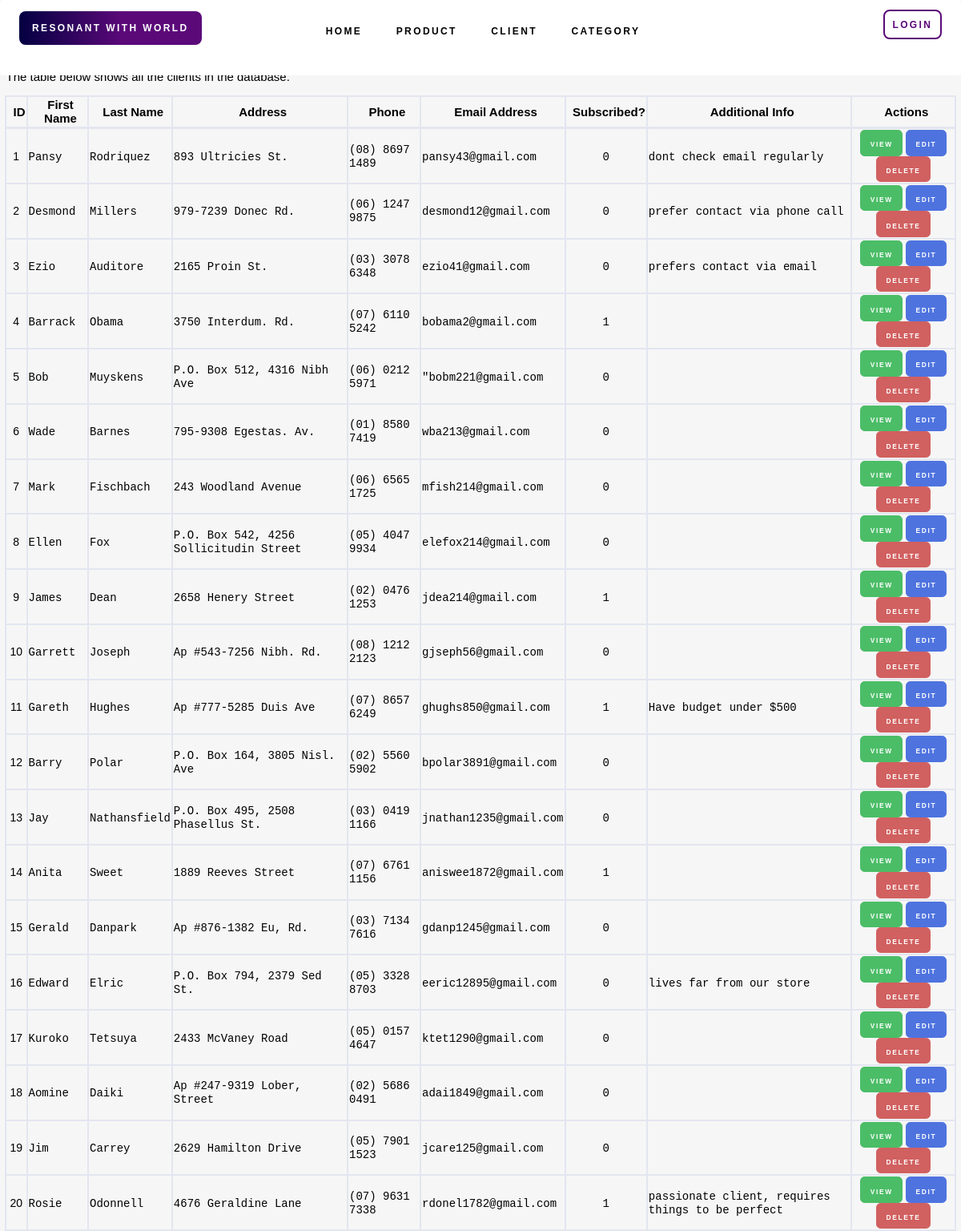
Page /client.php on the earlier database version.
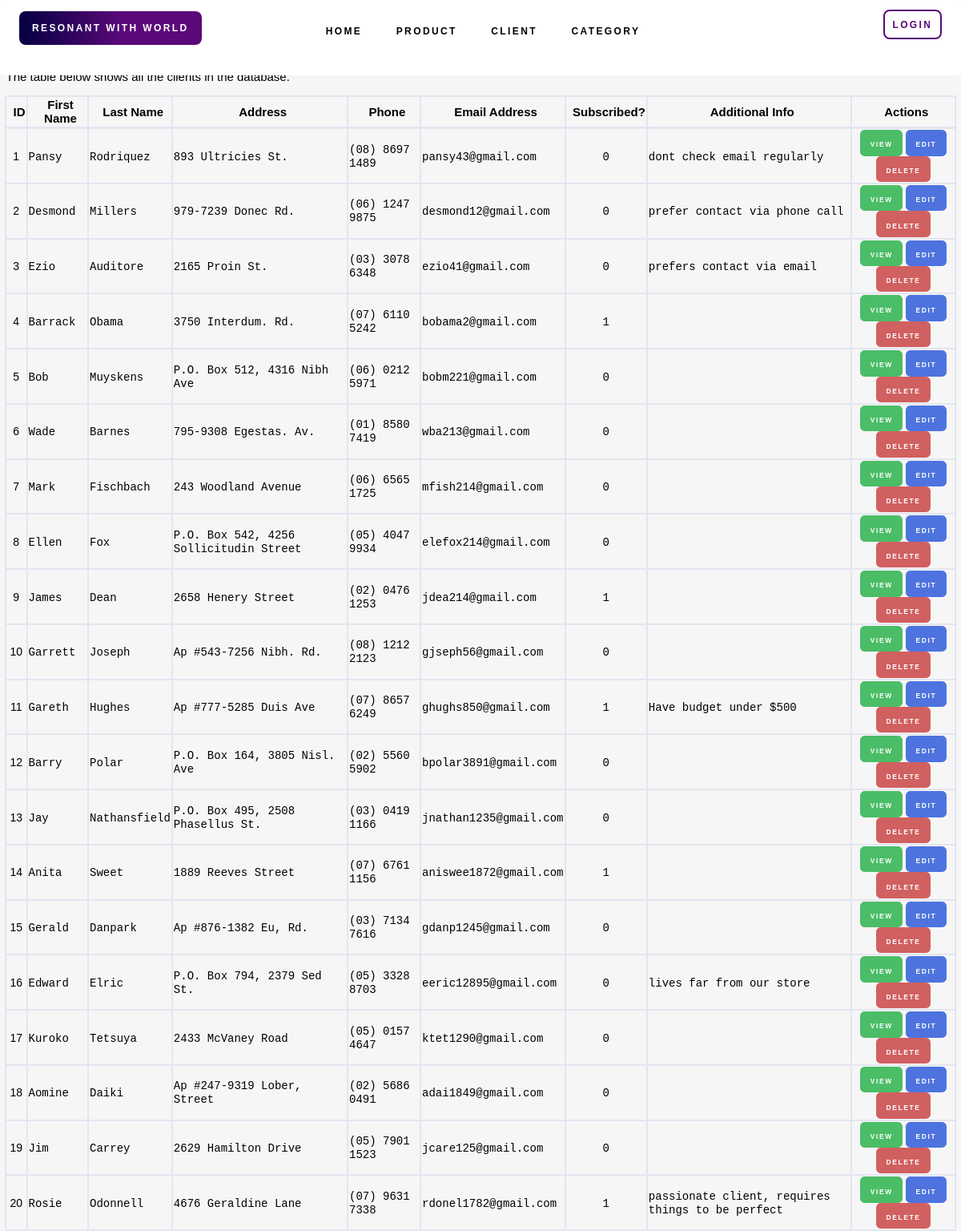
Same page on the later database version.
### tables this page shows
CREATE TABLE `client` (
  `client_id` int(11) NOT NULL,
  `client_fname` varchar(255) NOT NULL,
  `client_lname` varchar(255) NOT NULL,
  `client_address` varchar(255) NOT NULL,
  `client_phone` varchar(16) NOT NULL,
  `client_email` varchar(255) NOT NULL,
  `client_subscribed` tinyint(1) NOT NULL,
  `client_other_information` text DEFAULT NULL
);

### client.php (the view, shortened to what this page needs)
<?php
$PAGE_ID = "client";
require('TopMenu.php'); ?>
    <div id = page-body>
            <h2 class = 'title-text'>List of Clients
                <a href="client_add.php" class = 'btn btn-green'>
                <span class="button-text text-align-right">Add New Client</span>
                </a>
            </h2><br>
            <p class = 'text'>The table below shows all the clients in the database.</p>
        <?php $clients = $dbh->prepare("SELECT * FROM `client`");
                    if ($clients->execute() && $clients->rowCount() > 0): ?>
                    <form method="POST" action="client_delete.php">
                        <table class = 'center table-bordered' width="99%" cellspacing="0">
                            <thead>
                            <tr>
                                <th><span class = 'header-text'>ID</span></th>
                                <th><span class = 'header-text'>First Name</span></th>
                                <th><span class = 'header-text'>Last Name</span></th>
                                <th><span class = 'header-text'>Address</span></th>
                                <th><span class = 'header-text'>Phone</span></th>
                                <th><span class = 'header-text'>Email Address</span></th>
                                <th><span class = 'header-text'>Subscribed?</span></th>
                                <th><span class = 'header-text'>Additional Info</span></th>
                                <th><span class = 'header-text'>Actions</span></th>
                            </tr>
                            </thead>
                            <tbody>
                            <?php while ($client = $clients->fetchObject()): ?>
                                <tr>
                                    <td align = 'center'><span class = 'table-text'><?= $client->client_id ?></span></td>
                                    <td><span class = 'table-text'><code><?= $client->client_fname ?></code></span></td>
                                    <td><span class = 'table-text'><code><?= $client->client_lname ?></code></span></td>
                                    <td><span class = 'table-text'><code><?= $client->client_address ?></code></span></td>
                                    <td><span class = 'table-text'><code><?= $client->client_phone ?></code></span></td>
                                    <td><span class = 'table-text'><code><?= $client->client_email ?></code></span></td>
                                    <td align = 'center'><span class = 'table-text'><code><?= $client->client_subscribed ?></code></span></td>
                                    <td><span class = 'table-text'><code><?= $client->client_other_information ?></code></span></td>
                                    <td align = 'center'>
                                            <a class="btn btn-green" href="client_detail.php?id=<?= $client->client_id ?>" ><span class = 'button-text'>View</span></a>
                                            <a class="btn btn-blue" href="client_edit.php?id=<?= $client->client_id ?>" ><span class = 'button-text'>Edit</span></a>
                                            <button type="submit" onClick='return confirm("Are you sure you want to delete this client?")' class = 'btn btn-red' name="id" value="<?= $client->client_id ?>"><span class = 'button-text'>Delete</span></button>
                                    </td>
                                </tr>
                            <?php endwhile; ?>
                            </tbody>
                        </table>
                    </form>
                    <?php else: ?>
                        <p class="text">There are no other client information in the database. </p>
                    <?php endif; ?>
    </div>

### TopMenu.php (shortened to what this page needs)
<?php
require('connection.php');
?>
<!DOCTYPE html>
<html lang="en">
<head>
    <link rel="stylesheet" href= "./css/style.css" />
</head>
<body>
    <section id="header-wrapper">
        <div id="header" class="container">
            <div id="menu">
                <li class="logo"><a href="index.php">Resonant with world</a></li>
                <ul>
                    <li <?= ($PAGE_ID == 'home') ? ' active' : '' ?>"><a href="index.php" >Home</a></li>
                    <li <?= ($PAGE_ID == 'products') ? ' active' : '' ?>"><a href="products.php" >Product</a></li>
                    <li class = dropdown <?= ($PAGE_ID == 'clients' ) ? ' active' : '' ?>"><a class = 'dropbtn'>Client</a>
                    </li>
                    <li class = dropdown <?= ($PAGE_ID == 'category' ) ? ' active' : '' ?>"><a class = 'dropbtn'>Category</a>
                </li>
                </ul>
                <?php if (empty($PAGE_USERNAME)): ?>
                        <li class="nav-item">
                            <a class="nav-link" href="login.php">
                                Login
                            </a>
                        </li>
                    <?php endif; ?>
            </div>
    </section>

### css/style.css (style rules this page uses)
html, body { height: 100%; }
body { margin: 0px; padding: 0px; font-family: 'Rubik', sans-serif; font-weight: 400; color: #000000; }
ul { margin-top: 0; padding: 0; list-style: none; }
#menu { position: fixed; left: 0; right: 0; background: white; border-radius: 4px; z-index: 3; }
#menu ul { text-align: center; }
#menu li { display: inline-block; }
#menu li a { display: inline-block; margin-left: 0.50em; padding: 1em 1.5em; letter-spacing: 0.20em; text-decoration: none; font-size: 1vw; font-weight: 600; text-transform: uppercase; outline: 0; color: black; }
#menu li a, .dropbtn { display: inline-block; color: rgb(0, 0, 0); text-align: center; padding: 14px 16px; text-decoration: none; }
#menu .logo a { background: rgb(4,0,66); background: linear-gradient(90deg, rgba(4,0,66,1) 0%, rgba(91,9,121,1) 57%); border-radius: 8px; color: #FFF; position: absolute; margin-left: 2em; }
#menu .nav-item a { border:2px solid rgba(91,9,121,1); color: rgba(91,9,121,1); border-radius: 8px; position: absolute; right: 2em; top: 1em; padding: 0.8vw; }
.table-bordered { border: 1px solid #e3e6f0; }
.table-bordered th, .table-bordered td { border: 1px solid #e3e6f0; }
.table-bordered thead th, .table-bordered thead td { border-bottom-width: 2px; }
.text-align-right { text-align: right; }
.button-text { font-family: 'Rubik', sans-serif; display: inline-block; letter-spacing: 0.20em; text-decoration: none; font-size: 0.7vw; font-weight: 600; text-transform: uppercase; outline: 0; color: white; }
.table-text { font-family: 'Rubik', sans-serif; display: inline-block; font-weight: 200; font-size: 14px; }
.title-text { font-family: 'Rubik', sans-serif; display: inline-block; margin-left: 0.50em; letter-spacing: 0.20em; text-decoration: none; font-size: 24px; font-weight: 600; text-transform: uppercase; outline: 0; color: rgb(0, 0, 0); }
.header-text { font-family: 'Rubik', sans-serif; margin-left: 0.50em; display: inline-block; text-decoration: none; font-size: 15px; font-weight: 600; outline: 0; color: rgb(0, 0, 0); }
.text { font-family: 'Rubik', sans-serif; margin-left: 0.50em; display: inline-block; text-decoration: none; font-size: 15px; font-weight: 100; outline: 0; color: rgb(0, 0, 0); }
#page-body { background: rgb(246, 246, 246); height: 100%; width: 100%; top: 20%; left: 0; right: 0; font-family: 'Rubik', sans-serif; }
.btn { display: inline-block; font-weight: 400; color: #858796; text-align: center; vertical-align: middle; user-select: none; background-color: transparent; border: 1px solid transparent; padding: 0.2rem 0.7rem; font-size: 1rem; line-height: 1.5; border-radius: 0.35rem; transition: color 0.15s ease-in-out, background-color 0.15s ease-in-out, border-color 0.15s ease-in-out, box-shadow 0.15s ease-in-out; }
.btn:not(:disabled):not(.disabled) { cursor: pointer; }
.btn-green { color: #fff; background-color: #4bbd67; border-color: #4bbd67; }
.btn-red { color: #fff; background-color: #d16060; border-color: #d16060; }
.btn-blue { color: #fff; background-color: #4e73df; border-color: #4e73df; }
.center { margin-left: auto; margin-right: auto; }
.container { width: 100%; padding-right: 1rem; padding-left: 1rem; margin-right: auto; margin-left: auto; }

Differences in the rows shown:
changed client "Bob": client_email "\"bobm221@gmail.com" → "bobm221@gmail.com"
